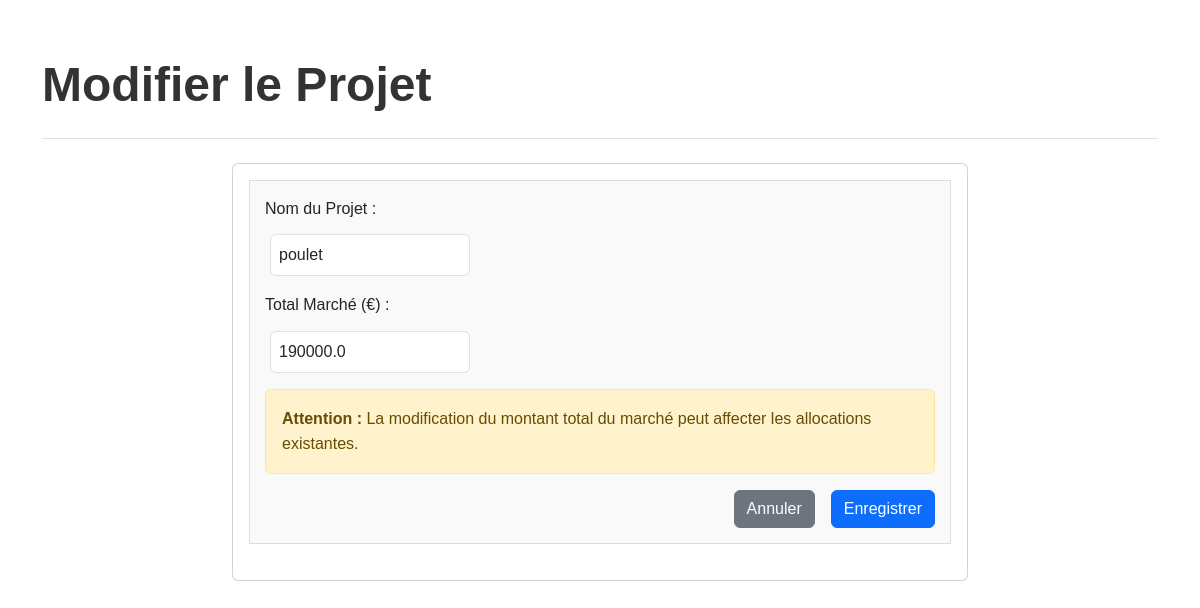
Before: /project/1/edit with the older database file.
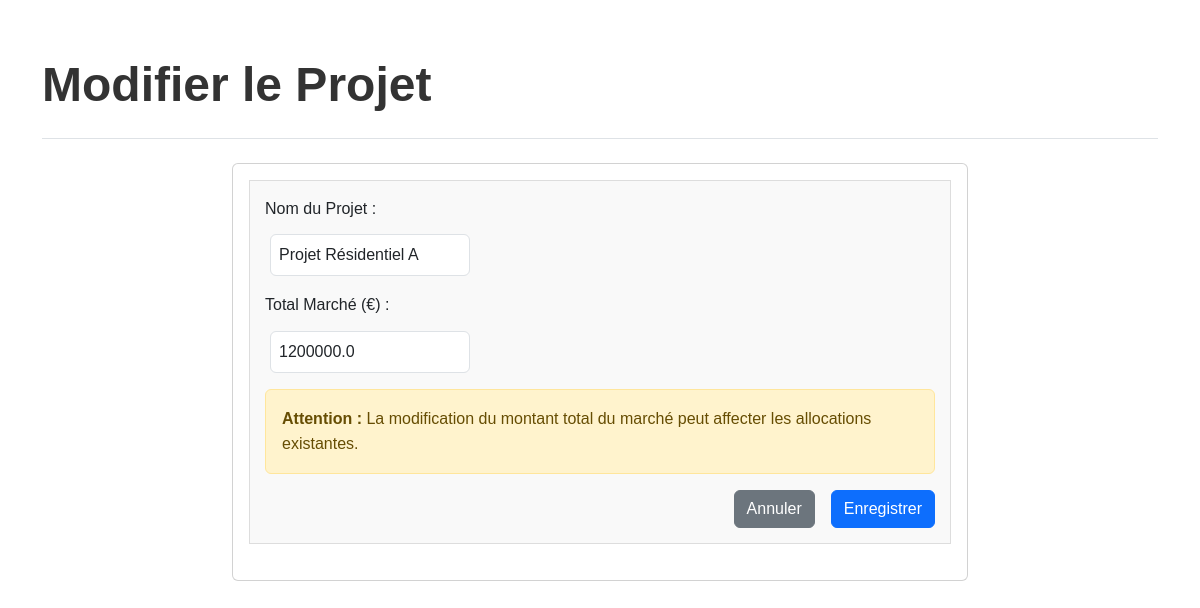
After: the same page with the newer database file.
### models.py (models this page shows, shortened)
class Project(db.Model):
    __tablename__ = 'projects'  # Correction ici (double underscore)
    id = db.Column(db.Integer, primary_key=True)
    name = db.Column(db.String(100), nullable=False) # Nom du projet
    total_marche = db.Column(db.Float, nullable=False) # Montant total du marché
    phases = db.relationship('Phase', backref='project', lazy=True)
    intervenants = db.relationship('Intervenant', backref='project', lazy=True)

### app.py (the view)
@app.route('/project/<int:project_id>/edit', methods=['GET', 'POST'])
def edit_project(project_id):
    project = Project.query.get_or_404(project_id)
    if request.method == 'POST':
        project_name = request.form.get('project_name')
        total_marche = request.form.get('total_marche')
        project.name = project_name
        project.total_marche = float(total_marche)
        db.session.commit()
        flash("Les modifications ont été enregistrées avec succès", "success")
        return redirect(url_for('project_detail', project_id=project.id))
    else:
        return render_template('edit_project.html', project=project)

### templates/edit_project.html (shortened to what this page needs)
<!DOCTYPE html>
<html>
<head>
    <link href="https://cdn.jsdelivr.net/npm/bootstrap@5.3.0-alpha1/dist/css/bootstrap.min.css" rel="stylesheet">
    <link rel="stylesheet" href="{{ url_for('static', filename='css/style.css') }}">
</head>
<body>
    <div class="container">
        <header class="py-3 mb-4 border-bottom">
            <h1 class="display-5 fw-bold">Modifier le Projet</h1>
        </header>
        <div class="row">
            <div class="col-md-8 offset-md-2">
                <div class="card">
                    <div class="card-body">
                        <form method="POST" action="{{ url_for('edit_project', project_id=project.id) }}">
                            <div class="mb-3">
                                <label for="project_name" class="form-label">Nom du Projet :</label>
                                <input type="text" class="form-control" name="project_name" id="project_name" value="{{ project.name }}" required>
                            </div>
                            <div class="mb-3">
                                <label for="total_marche" class="form-label">Total Marché (€) :</label>
                                <input type="number" step="0.01" class="form-control" name="total_marche" id="total_marche" value="{{ project.total_marche }}" required>
                            </div>
                            <div class="alert alert-warning">
                                <strong>Attention :</strong> La modification du montant total du marché peut affecter les allocations existantes.
                            </div>
                            <div class="d-grid gap-2 d-md-flex justify-content-md-end">
                                <a href="{{ url_for('project_detail', project_id=project.id) }}" class="btn btn-secondary me-md-2">Annuler</a>
                                <button type="submit" class="btn btn-primary">Enregistrer</button>
                            </div>
                        </form>
                    </div>
                </div>
            </div>
        </div>
    </div>
</body>
</html>

Changed rows visible on the page:
changed Project: project_name "poulet" → "Projet Résidentiel A"; total_marche "190000.0" → "1200000.0"
